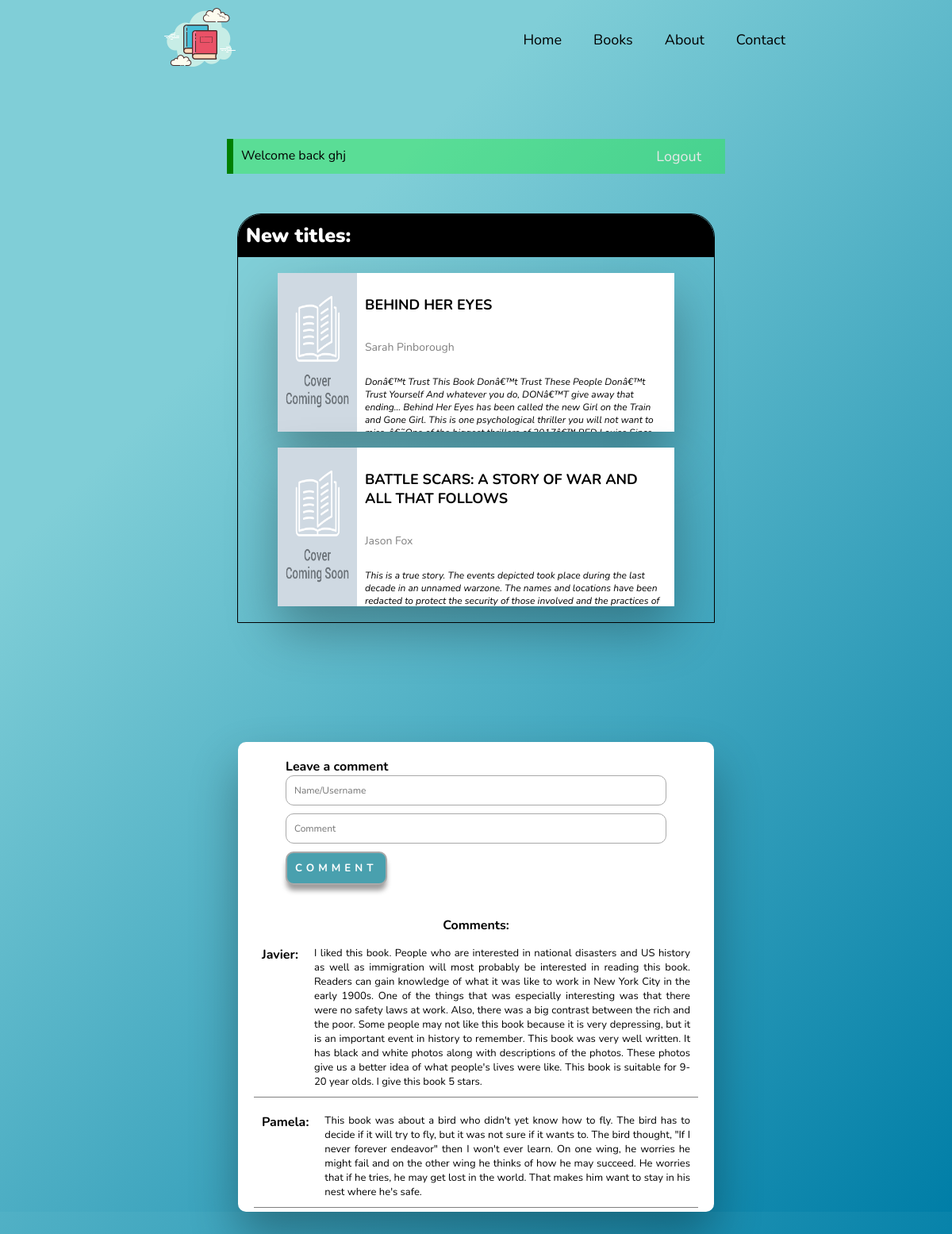
The app's page /index.php?login=success (signed in) with its own data.
### tables this page shows
CREATE TABLE `books` (
  `id` int(11) NOT NULL,
  `title` varchar(50) NOT NULL,
  `author` text NOT NULL,
  `year` int(4) NOT NULL,
  `edition` varchar(20) NOT NULL,
  `isbn` varchar(20) NOT NULL,
  `storage` int(11) NOT NULL,
  `description` text NOT NULL
);

CREATE TABLE `comments` (
  `id` int(11) NOT NULL,
  `user` text NOT NULL,
  `comment` longtext NOT NULL
);

### index.php (the view, shortened to what this page needs)
<?php
  require "header.php"
?>
<section>
     <?php
     if (isset($_SESSION['uservalue'])){
          $sql="SELECT * FROM users;";
          $result = mysqli_query($connect, $sql);
          $resultcheck=mysqli_num_rows($result);
          if ($resultcheck>0){
               ?>
               <div class="greennote">
                    <div class="name">
                         Welcome back <?php echo $_SESSION['uservalue'];?>
                    </div>
                    <div class="out">
                         <a href="connection/logout-connection.php">Logout</a>
                    </div>
               </div>
               <?php
          }
}
?>
<div class="sectionnewbooks">
     <div class="sectiontitle">
          New titles:
     </div>
     <div class="newbooks">
<?php
     $sql="SELECT * FROM books ORDER BY id DESC LIMIT 2;";
     $result = mysqli_query($connect, $sql);
     $resultcheck=mysqli_num_rows($result);
     if ($resultcheck>0) {
          while ($row=mysqli_fetch_assoc($result)) {
               echo "<div class='bookwrapper'><img src='img/cover-default.png' alt='book cover'><div class='description'><p class='booktitle'>".$row["title"]."</p><p class='bookauthor'>". $row["author"]."</p><p class='booksummary'>".$row["description"]."</p></div></div>";
          }
     };
     ?>
     </div>
</div>
     <div class="commentwrapper">
          <form class="commentform" action="connection/comment-connection.php" method="post">
               <b>Leave a comment</b>
               <input type="text" name="name" placeholder="Name/Username"  required>
               <br>
               <input type="textarea" name="comment" placeholder="Comment" required>
               <br>
               <button type="submit" name="comment-button">Comment</button>
          </form>
          <b>Comments:</b>
          <?php
          $sql="SELECT * FROM comments;";
          $result = mysqli_query($connect, $sql);
          $resultcheck=mysqli_num_rows($result);
          if ($resultcheck>0) {
               while ($row=mysqli_fetch_assoc($result)) {
                    echo "<div class='printcomment'><b>";
                    echo $row["user"];
                    echo ":</b><div class='printcommentuser'>";
                    echo $row["comment"];
                    echo "</div>";
                    echo "</div>";
               }
          }else{
               echo "No comments, be the first one";
     };
          ?>
     </div>
</section>
<?php
require "footer.php"
?>

### index.css (style rules this page uses)
html,body { background-color: #007ea7; background-image: linear-gradient(315deg, #007ea7 0%, #80ced7 74%);; font-family: 'Nunito', sans-serif; margin: 0; width: 100%; }
a { text-decoration: none; color: #E8E8E8; font-size: 18px; margin: 20px; }
.greennote { background-color:rgba(0,255,0,0.3); border-left: 8px solid green; max-width: 50%; height:auto; margin: 50px auto; padding: 10px; text-align: center; display: flex; flex-direction: row; justify-content: space-between; }
.commentwrapper { margin: 150px auto; text-align: left; height: auto; display: flex; flex-direction: column; align-items: center; border-radius: 10px; background: #fff; width: 100%; max-width: 50%; position: relative; -webkit-box-shadow: 0 30px 60px 0 rgba(0,0,0,0.3); box-shadow: 0 30px 60px 0 rgba(0,0,0,0.3); }
.formsign, .formaddbook, .commentform { width: 80%; margin: 20px; }
input { font-family: inherit; font-size: 12px; background-color: transparent; border:1px solid #A9A9A9; color: #A9A9A9; border-radius: 10px; outline: none; padding: 10px; margin-bottom: 10px; width: 100%; }
button { background-color: #49A0AE; border:2px solid #A9A9A9; border-radius: 10px; outline: none; padding: 10px; margin-bottom: 20px; font-family: inherit; width: auto; color: #fff; text-transform: uppercase; font-weight: bolder; letter-spacing: 5px; box-shadow: 0 8px 6px -1px rgb(158, 157, 157); }
.sectionnewbooks { background-color: transparent; width: 100%; max-width: 50%; margin: auto; border-top-right-radius: 30px; border-top-left-radius: 30px; border: 1px solid black; }
.sectiontitle { background-color: black; width: 100%; padding: 10px; box-sizing: border-box; border-top-right-radius: 30px; border-top-left-radius: 30px; color: white; font-size: 25px; font-weight: 900; }
.newbooks { background-color: transparent; width: 100%; padding: 0 50px; box-sizing: border-box; }
.bookwrapper { margin: 20px auto; box-sizing:inherit; position: relative; text-align: left; height: auto; display: flex; flex-direction: row; align-items: center; justify-content: flex-start; background: #fff; width: 100%; max-width: 100%; -webkit-box-shadow: 0 30px 60px 0 rgba(0,0,0,0.3); box-shadow: 0 30px 60px 0 rgba(0,0,0,0.3); overflow-y: scroll; }
.bookwrapper>img { height: 200px; width: 20%; }
.description { width: 80%; padding: 10px; display: flex; flex-direction: column; justify-content: flex-start; align-items: flex-start; flex-wrap: nowrap; height: 180px; }
.booktitle { font-size: 18px; text-transform: uppercase; color: black; font-weight: bolder; }
.bookauthor { font-size: 14px; color: gray; }
.booksummary { font-size: 12px; font-style: italic; }
.printcomment { margin: 5px auto; padding: 10px; text-align: justify; height: auto; display: flex; flex-direction: row; background: #fff; border-bottom: 1px solid gray; width: 100%; max-width: 90%; position: relative; }
.printcommentuser { padding-left: 20px; text-align: justify; font-size: 13px; }

### records on screen
books: title "BEHIND HER EYES", author "Sarah Pinborough", description "Donâ€™t Trust This Book Donâ€™t Trust These People Donâ€™t Trust Yourself And whatever you do, DONâ€™T give away that ending... Behind Her Eyes has been called the new Girl on the Train and Gone Girl. This is one psychological thriller you will not want to…"
books: title "BATTLE SCARS: A STORY OF WAR AND ALL THAT FOLLOWS", author "Jason Fox", description "This is a true story. The events depicted took place during the last decade in an unnamed warzone. The names and locations have been redacted to protect the security of those involved and the practices of…"
comments: user "Javier", comment "I liked this book. People who are interested in national disasters and US history as well as immigration will most probably be interested in reading this book. Readers can gain knowledge of what it was like to work in New York City in the early 1900s. One of the things that was especially interesting was that there were no safety laws at work. Also, there was a big contrast between the rich and the poor. Some people may not like this book because it is very depressing, but it is an important event in history to remember. This book was very well written. It has black and white photos along with descriptions of the photos. These photos give us a better idea of what people's lives were like.…"
comments: user "Pamela", comment "This book was about a bird who didn't yet know how to fly. The bird has to decide if it will try to fly, but it was not sure if it wants to. The bird thought, \"If I never forever endeavor\" then I won't ever learn. On one wing, he worries he might fail and on the other wing he thinks of how he may succeed. He worries that if he tries, he may get lost in the world. That makes him want to stay in his nest where he's safe."

### other values on screen
$_SESSION['uservalue'] "ghj"
